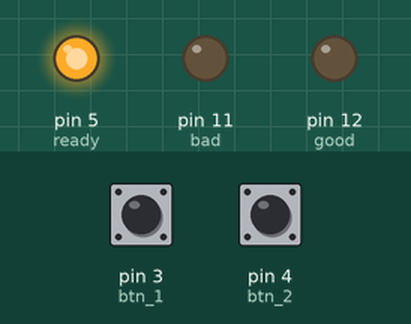
Simulated run of this sketch. Board: Arduino Uno, built with avr-gcc and run on an emulated ATmega328P. Parts: output pins drawn as LEDs (lit = HIGH). The test bench sets the inputs (shaded band); at power-on: pin 3 (btn_1) HIGH, pin 4 (btn_2) HIGH. At 1.3 s the program stops and its outputs stay as they are.

Above: at 1.2 s.
1.3 s: pin 3 (btn_1) pulled LOW for 0.15 s
At 2.1 s:
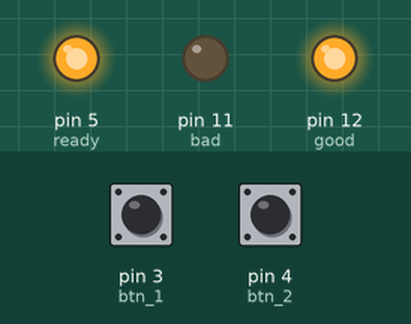
Timing chart, 0 to 2.8 s (numbered marks = the images above; inputs shaded):
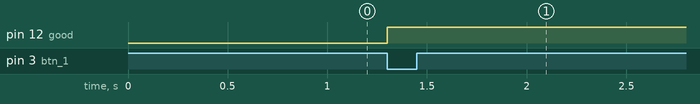

Measured:
- after the input at 1.3 s, pin 12 (good): LOW → HIGH at once

The sketch:

empty_node.ino
```cpp
#define btn_1 3
#define btn_2 4


#define ready 5
#define bad 11
#define good 12

//#define MEDIUM 512

//int bad_val=1024;
bool is_set=false;
void setup()
{
	Serial.begin(9600);
	pinMode(btn_1, INPUT_PULLUP);
	pinMode(btn_2, INPUT_PULLUP);

	pinMode(ready, OUTPUT);
	digitalWrite(ready, HIGH);

	pinMode(good, OUTPUT);
	digitalWrite(good, LOW);

	pinMode(bad, OUTPUT);
	digitalWrite(bad, LOW);
}


void loop()
{
	if(!is_set)
	{
		if (!digitalRead(btn_1))
		{
			is_set=true;
			digitalWrite(bad,LOW);
			digitalWrite(good, HIGH);
			while(1);
		}
		else if(!digitalRead(btn_2))
		{
			is_set=true;
			digitalWrite(bad,HIGH);
			digitalWrite(good, LOW);
			while(1);
		}
	}
}
```
